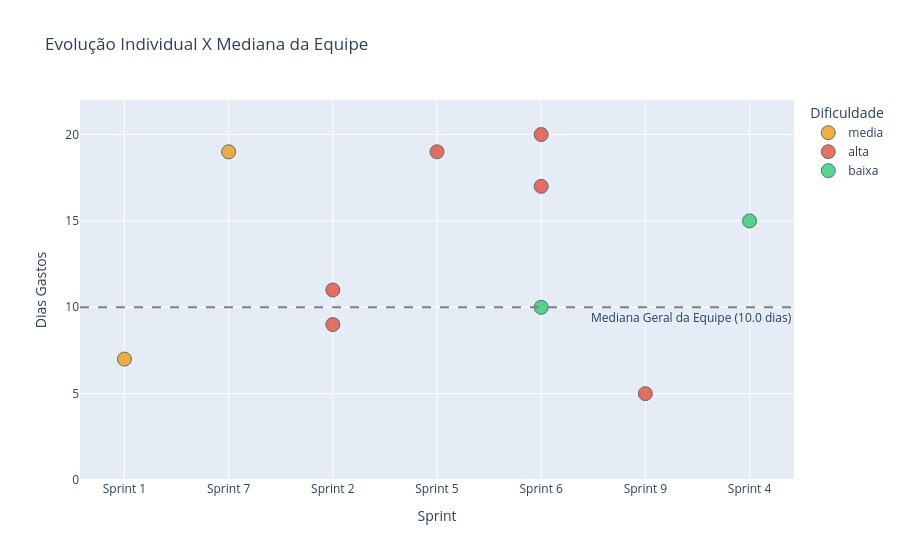

The cell this chart's notebook holds for it:
### Markdown cell above
GRAFICO DINAMICO

### Code cell
import plotly.express as px

# 1. BASE DE REFERÊNCIA (Agora usando a MEDIANA para alinhar com as tabelas de SLA)
concluidas_equipe = tabela[tabela['status_atual'] == 'concluida']

# Substituímos .mean() por .median()
mediana_equipe = concluidas_equipe['duracao_em_dias'].median() 
teto_do_grafico = concluidas_equipe['duracao_em_dias'].max() + 2

# 2. MAPA DE CORES
mapa_de_cores = {
    'alta': '#E74C3C',    # Vermelho Alerta
    'Alta': '#E74C3C',
    'média': '#F39C12',   # Laranja/Amarelo Atenção
    'media': '#F39C12',
    'Média': '#F39C12',
    'baixa': '#2ECC71',   # Verde Tranquilo
    'Baixa': '#2ECC71'
}

# 3. FUNÇÃO DO GRÁFICO
def criar_grafico_evolucao(dataset_alvo, titulo_do_grafico):
    df_plot = dataset_alvo[dataset_alvo['status_atual'] == 'concluida'].copy()
    if df_plot.empty:
        print("Nenhuma tarefa concluída para plotar no gráfico de evolução.")
        return None
        
    df_plot['sprint_num'] = df_plot['titulo'].str.extract(r'Sprint (\d+)').fillna(0).astype(int)
    df_plot['nome_sprint'] = df_plot['titulo'].str.extract(r'(Sprint \d+)').fillna('Sem Sprint')
    df_plot = df_plot.sort_values('sprint_num')

    fig = px.scatter(
        df_plot, x='nome_sprint', y='duracao_em_dias', color='prioridade',
        color_discrete_map=mapa_de_cores, hover_data=['titulo', 'mentorado'],
        title=titulo_do_grafico,
        labels={'duracao_em_dias': 'Dias Gastos', 'nome_sprint': 'Sprint', 'prioridade': 'Dificuldade'}
    )
    
    # ATUALIZAR PARA MEDIANA PARA CONSIDERAR VALORES MAIS EQUILIBRADOS
    fig.add_hline(y=mediana_equipe, line_dash="dash", line_color="gray",
                  annotation_text=f"Mediana Geral da Equipe ({mediana_equipe:.1f} dias)", 
                  annotation_position="bottom right")
                  
    fig.update_traces(marker=dict(size=14, opacity=0.8, line=dict(width=1, color='DarkSlateGrey')))
    fig.update_yaxes(range=[0, teto_do_grafico])
    return fig

# Plotando
grafico_ana = criar_grafico_evolucao(mentorada, "Evolução Individual X Mediana da Equipe")
if grafico_ana: grafico_ana.show()

### Figure 1 — Plotly figure (JSON) as saved in the notebook; plotly's stock layout.template omitted (floating-point values rounded to 4 significant figures)
{"data": [{"customdata": [["Atualizar Pipeline CI/CD - Sprint 1", "Ana Ribeiro"], ["Refatorar Pipeline CI/CD - Sprint 7", "Ana Ribeiro"]], "hovertemplate": "Dificuldade=media<br>Sprint=%{x}<br>Dias Gastos=%{y}<br>titulo=%{customdata[0]}<br>mentorado=%{customdata[1]}<extra></extra>", "legendgroup": "media", "marker": {"color": "#F39C12", "line": {"color": "DarkSlateGrey", "width": 1}, "opacity": 0.8, "size": 14, "symbol": "circle"}, "mode": "markers", "name": "media", "orientation": "v", "showlegend": true, "type": "scatter", "x": ["Sprint 1", "Sprint 7"], "xaxis": "x", "y": [7.0, 19.0], "yaxis": "y"}, {"customdata": [["Criar Scripts de Deploy - Sprint 2", "Ana Ribeiro"], ["Ajustar Pipeline CI/CD - Sprint 2", "Ana Ribeiro"], ["Refatorar Scripts de Deploy - Sprint 5", "Ana Ribeiro"], ["Criar Pipeline CI/CD - Sprint 6", "Ana Ribeiro"], ["Atualizar Scripts de Deploy - Sprint 6", "Ana Ribeiro"], ["Ajustar Pipeline CI/CD - Sprint 9", "Ana Ribeiro"]], "hovertemplate": "Dificuldade=alta<br>Sprint=%{x}<br>Dias Gastos=%{y}<br>titulo=%{customdata[0]}<br>mentorado=%{customdata[1]}<extra></extra>", "legendgroup": "alta", "marker": {"color": "#E74C3C", "line": {"color": "DarkSlateGrey", "width": 1}, "opacity": 0.8, "size": 14, "symbol": "circle"}, "mode": "markers", "name": "alta", "orientation": "v", "showlegend": true, "type": "scatter", "x": ["Sprint 2", "Sprint 2", "Sprint 5", "Sprint 6", "Sprint 6", "Sprint 9"], "xaxis": "x", "y": [9.0, 11.0, 19.0, 17.0, 20.0, 5.0], "yaxis": "y"}, {"customdata": [["Documentar Tabelas no BD - Sprint 4", "Ana Ribeiro"], ["Documentar Tabelas no BD - Sprint 6", "Ana Ribeiro"]], "hovertemplate": "Dificuldade=baixa<br>Sprint=%{x}<br>Dias Gastos=%{y}<br>titulo=%{customdata[0]}<br>mentorado=%{customdata[1]}<extra></extra>", "legendgroup": "baixa", "marker": {"color": "#2ECC71", "line": {"color": "DarkSlateGrey", "width": 1}, "opacity": 0.8, "size": 14, "symbol": "circle"}, "mode": "markers", "name": "baixa", "orientation": "v", "showlegend": true, "type": "scatter", "x": ["Sprint 4", "Sprint 6"], "xaxis": "x", "y": [15.0, 10.0], "yaxis": "y"}], "layout": {"annotations": [{"showarrow": false, "text": "Mediana Geral da Equipe (10.0 dias)", "x": 1, "xanchor": "right", "xref": "x domain", "y": 10, "yanchor": "top", "yref": "y"}], "legend": {"title": {"text": "Dificuldade"}, "tracegroupgap": 0}, "shapes": [{"line": {"color": "gray", "dash": "dash"}, "type": "line", "x0": 0, "x1": 1, "xref": "x domain", "y0": 10, "y1": 10, "yref": "y"}], "title": {"text": "Evolução Individual X Mediana da Equipe"}, "xaxis": {"anchor": "y", "domain": [0, 1], "title": {"text": "Sprint"}}, "yaxis": {"anchor": "x", "domain": [0, 1], "range": [0, 22], "title": {"text": "Dias Gastos"}}}}
